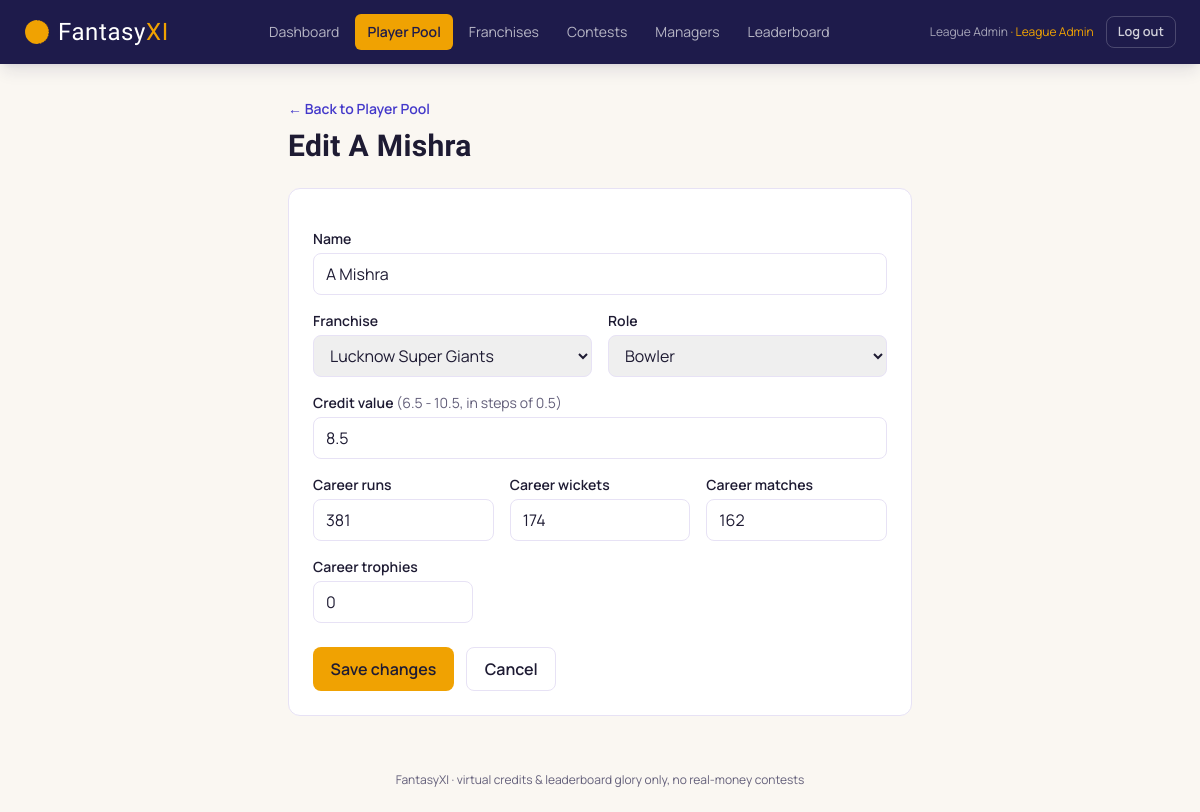
The page /index.php?route=admin/players/edit&id=1 (signed in) on the database its author committed.
### tables this page shows
CREATE TABLE players (
    id               INT AUTO_INCREMENT PRIMARY KEY,
    name             VARCHAR(120) NOT NULL,
    franchise_id     INT NOT NULL,
    role             ENUM('wicketkeeper', 'batter', 'allrounder', 'bowler') NOT NULL,
    credit_value     DECIMAL(3,1) NOT NULL,
    career_runs      INT NOT NULL DEFAULT 0,
    career_wickets   INT NOT NULL DEFAULT 0,
    career_matches   INT NOT NULL DEFAULT 0,
    career_trophies  INT NOT NULL DEFAULT 0,
    status           ENUM('active', 'inactive') NOT NULL DEFAULT 'active',
    FOREIGN KEY (franchise_id) REFERENCES franchises(id),
    INDEX idx_players_franchise (franchise_id),
    INDEX idx_players_role (role)
);

CREATE TABLE franchises (
    id         INT AUTO_INCREMENT PRIMARY KEY,
    name       VARCHAR(100) NOT NULL UNIQUE,
    short_code VARCHAR(10) NOT NULL,
    status     ENUM('active', 'inactive') NOT NULL DEFAULT 'active'
);

### app/controllers/AdminPlayerController.php (called while the page is built, shortened)
<?php
require_once __DIR__ . '/../models/Player.php';
require_once __DIR__ . '/../models/Franchise.php';
class AdminPlayerController
{
    public function edit(): void
    {
        $id = (int)($_GET['id'] ?? 0);
        $player = Player::find($id);
        $franchises = Franchise::all(true);
        require __DIR__ . '/../views/admin/players/form.php';
    }
}

### public/index.php (called while the page is built, shortened)
<?php
require_once __DIR__ . '/../core/helpers.php';
require_once __DIR__ . '/../core/Database.php';
require_once __DIR__ . '/../app/controllers/AdminPlayerController.php';
$router = new Router();
$router->get('login', fn() => (new AuthController())->showLogin());
$router->post('login', fn() => (new AuthController())->login());
$router->post('logout', fn() => (new AuthController())->logout());
$router->get('register', fn() => (new AuthController())->showRegister());
$router->post('register', fn() => (new AuthController())->register());
$router->get('admin/dashboard', fn() => (new AdminDashboardController())->dashboard());
$router->get('admin/players', fn() => (new AdminPlayerController())->index());
$router->get('admin/players/create', fn() => (new AdminPlayerController())->create());
$router->post('admin/players/store', fn() => (new AdminPlayerController())->store());
$router->get('admin/players/edit', fn() => (new AdminPlayerController())->edit());
$router->post('admin/players/update', fn() => (new AdminPlayerController())->update());
$router->post('admin/players/status', fn() => (new AdminPlayerController())->status());
$router->get('admin/franchises', fn() => (new AdminFranchiseController())->index());
$router->post('admin/franchises/store', fn() => (new AdminFranchiseController())->store());
$router->post('admin/franchises/update', fn() => (new AdminFranchiseController())->update());
$router->post('admin/franchises/status', fn() => (new AdminFranchiseController())->status());
$router->get('admin/contests', fn() => (new AdminContestController())->index());
$router->get('admin/contests/create', fn() => (new AdminContestController())->create());
$router->post('admin/contests/store', fn() => (new AdminContestController())->store());
$router->get('admin/contests/edit', fn() => (new AdminContestController())->edit());
$router->post('admin/contests/update', fn() => (new AdminContestController())->update());
$router->get('admin/contests/view', fn() => (new AdminContestController())->view());
$router->get('admin/contests/stats', fn() => (new AdminStatsController())->entry());
$router->post('admin/contests/stats/save', fn() => (new AdminStatsController())->save());
$router->post('admin/contests/stats/simulate', fn() => (new AdminStatsController())->simulate());
$router->post('admin/contests/score', fn() => (new AdminStatsController())->score());
$router->get('admin/managers', fn() => (new AdminManagerController())->index());
$router->post('admin/managers/status', fn() => (new AdminManagerController())->status());
$router->get('manager/dashboard', fn() => (new ManagerDashboardController())->dashboard());
$router->get('manager/contests', fn() => (new ManagerContestController())->browse());
$router->post('manager/contests/join', fn() => (new ManagerContestController())->join());
$router->get('manager/team/build', fn() => (new TeamController())->build());
$router->post('manager/team/save', fn() => (new TeamController())->save());
$router->get('manager/mycontests', fn() => (new TeamController())->myContests());
$router->get('manager/team/breakdown', fn() => (new TeamController())->viewBreakdown());
$router->get('leaderboard/season', fn() => (new LeaderboardController())->season());
$router->get('leaderboard/contest', fn() => (new LeaderboardController())->contest());
$route = $_GET['route'] ?? '';
$router->dispatch($_SERVER['REQUEST_METHOD'], $route);

### core/Router.php (called while the page is built, shortened)
<?php
class Router
{
    private array $routes = ['GET' => [], 'POST' => []];
    public function get(string $route, callable $handler): void
    {
        $this->routes['GET'][$route] = $handler;
    }
    public function post(string $route, callable $handler): void
    {
        $this->routes['POST'][$route] = $handler;
    }
    public function dispatch(string $method, string $route): void
    {
        $handler = $this->routes[$method][$route] ?? null;
        try {
            $handler();
        } catch (Throwable $e) {
            error_log($e->getMessage());
            http_response_code(500);
            require __DIR__ . '/../app/views/errors/500.php';
        }
    }
}

### config/database.php (called while the page is built)
<?php
return [
    'host'     => '127.0.0.1',
    'port'     => 3306,
    'database' => 'fantasyxi',
    'username' => 'root',
    'password' => '',
    'charset'  => 'utf8mb4',
];

### core/Database.php (called while the page is built)
<?php
class Database
{
    private static ?PDO $instance = null;
    public static function connect(): PDO
    {
        if (self::$instance === null) {
            $config = require __DIR__ . '/../config/database.php';
            $dsn = sprintf(
                'mysql:host=%s;port=%d;dbname=%s;charset=%s',
                $config['host'],
                $config['port'],
                $config['database'],
                $config['charset']
            );
            self::$instance = new PDO($dsn, $config['username'], $config['password'], [
                PDO::ATTR_ERRMODE            => PDO::ERRMODE_EXCEPTION,
                PDO::ATTR_DEFAULT_FETCH_MODE => PDO::FETCH_ASSOC,
                PDO::ATTR_EMULATE_PREPARES   => false,
            ]);
        }
        return self::$instance;
    }
}

### app/models/Player.php (called while the page is built, shortened)
<?php
class Player
{
    public static function find(int $id): ?array
    {
        $stmt = Database::connect()->prepare(
            'SELECT players.*, franchises.name AS franchise_name, franchises.short_code AS franchise_code
             FROM players JOIN franchises ON franchises.id = players.franchise_id
             WHERE players.id = ?'
        );
        $stmt->execute([$id]);
        return $stmt->fetch() ?: null;
    }
}

### core/helpers.php (called while the page is built, shortened)
<?php
function e(?string $value): string
{
    return htmlspecialchars($value ?? '', ENT_QUOTES, 'UTF-8');
}
function role_label(string $role): string
{
    return match ($role) {
        'wicketkeeper' => 'Wicketkeeper',
        'batter'       => 'Batter',
        'allrounder'   => 'All-rounder',
        'bowler'       => 'Bowler',
        default        => ucfirst($role),
    };
}

### app/models/Franchise.php (called while the page is built, shortened)
<?php
class Franchise
{
    public static function all(bool $activeOnly = false): array
    {
        $sql = 'SELECT * FROM franchises';
        if ($activeOnly) {
            $sql .= " WHERE status = 'active'";
        }
        $sql .= ' ORDER BY name';
        return Database::connect()->query($sql)->fetchAll();
    }
}

### app/views/admin/players/form.php (the view, shortened to what this page needs)
<?php
$player = $player ?? null;
require __DIR__ . '/../../partials/header.php';
require __DIR__ . '/../../partials/navbar.php';
?>
<main class="flex-1 max-w-2xl w-full mx-auto px-4 sm:px-6 py-8">
    <a href="/index.php?route=admin/players" class="text-sm text-indigo font-semibold hover:underline">&larr; Back to Player Pool</a>
    <h1 class="text-3xl font-bold mt-2"><?= $player ? 'Edit ' . e($player['name']) : 'Add a Player' ?></h1>
    <form method="POST" action="/index.php?route=admin/players/<?= $player ? 'update' : 'store' ?>" class="card p-6 mt-6 space-y-4">
        <div>
            <label class="block text-sm font-semibold mb-1">Name</label>
            <input name="name" required class="w-full rounded-lg border border-line px-3 py-2" value="<?= e($player['name'] ?? '') ?>">
        </div>
        <div class="grid grid-cols-2 gap-4">
            <div>
                <label class="block text-sm font-semibold mb-1">Franchise</label>
                <select name="franchise_id" required class="w-full rounded-lg border border-line px-3 py-2">
                    <?php foreach ($franchises as $f): ?>
                        <option value="<?= (int)$f['id'] ?>" <?= (int)($player['franchise_id'] ?? 0) === (int)$f['id'] ? 'selected' : '' ?>><?= e($f['name']) ?></option>
                    <?php endforeach; ?>
                </select>
            </div>
            <div>
                <label class="block text-sm font-semibold mb-1">Role</label>
                <select name="role" required class="w-full rounded-lg border border-line px-3 py-2">
                    <?php foreach (['wicketkeeper', 'batter', 'allrounder', 'bowler'] as $r): ?>
                        <option value="<?= $r ?>" <?= ($player['role'] ?? '') === $r ? 'selected' : '' ?>><?= role_label($r) ?></option>
                    <?php endforeach; ?>
                </select>
            </div>
        </div>
        <div>
            <label class="block text-sm font-semibold mb-1">Credit value <span class="text-muted font-normal">(6.5 - 10.5, in steps of 0.5)</span></label>
            <input type="number" name="credit_value" min="6.5" max="10.5" step="0.5" required class="w-full rounded-lg border border-line px-3 py-2" value="<?= e((string)($player['credit_value'] ?? '8.0')) ?>">
        </div>
        <div class="grid grid-cols-3 gap-4">
            <div>
                <label class="block text-sm font-semibold mb-1">Career runs</label>
                <input type="number" min="0" name="career_runs" class="w-full rounded-lg border border-line px-3 py-2" value="<?= (int)($player['career_runs'] ?? 0) ?>">
            </div>
            <div>
                <label class="block text-sm font-semibold mb-1">Career wickets</label>
                <input type="number" min="0" name="career_wickets" class="w-full rounded-lg border border-line px-3 py-2" value="<?= (int)($player['career_wickets'] ?? 0) ?>">
            </div>
            <div>
                <label class="block text-sm font-semibold mb-1">Career matches</label>
                <input type="number" min="0" name="career_matches" class="w-full rounded-lg border border-line px-3 py-2" value="<?= (int)($player['career_matches'] ?? 0) ?>">
            </div>
        </div>
        <div>
            <label class="block text-sm font-semibold mb-1">Career trophies</label>
            <input type="number" min="0" name="career_trophies" class="w-40 rounded-lg border border-line px-3 py-2" value="<?= (int)($player['career_trophies'] ?? 0) ?>">
        </div>
        <div class="pt-2 flex gap-3">
            <button class="btn btn-saffron"><?= $player ? 'Save changes' : 'Add player' ?></button>
            <a href="/index.php?route=admin/players" class="btn btn-ghost">Cancel</a>
        </div>
    </form>
</main>
<?php require __DIR__ . '/../../partials/footer.php'; ?>

### public/assets/css/style.css (style rules this page uses)
* { box-sizing: border-box; }
h1, h2, h3, h4, .font-display { font-family: 'Teko', 'Manrope', sans-serif; letter-spacing: 0.01em; }
.btn { display: inline-flex; align-items: center; justify-content: center; gap: .4rem; font-weight: 600; border-radius: .5rem; padding: .55rem 1.1rem; transition: transform .1s, box-shadow .15s, background .15s; white-space: nowrap; }
.btn-saffron { background: #F0A202; color: #1E1B33; }
.btn-ghost { background: #fff; color: #1E1B33; border: 1px solid #E7E2F5; }
.card { background: #fff; border: 1px solid #E7E2F5; border-radius: .75rem; }

### rows shown on the page
players: name "A Mishra", franchise_id "Lucknow Super Giants", credit_value "8.5", career_runs "381", career_wickets "174", career_matches "162", career_trophies "0"

### other values the page prints
$label "Dashboard"
$label "Player Pool"
$label "Franchises"
$label "Contests"
$label "Managers"
$label "Leaderboard"
Auth::name() "League Admin"
form field role "Bowler"
